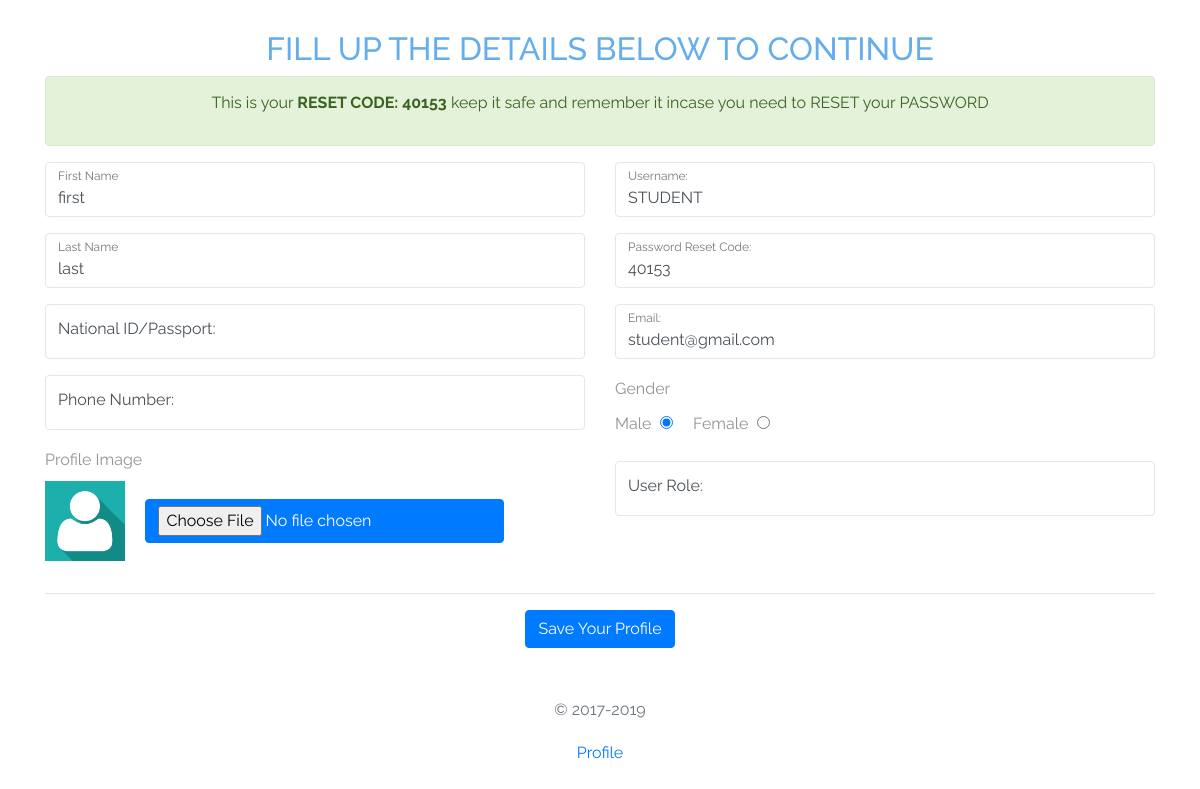
Screenshot of /update.registration.php?user_name=STUDENT with the database file from the repository.
### tables this page shows
CREATE TABLE `users` (
  `user_id` int(11) NOT NULL,
  `username` varchar(200) NOT NULL,
  `title` varchar(200) NOT NULL,
  `f_name` varchar(200) NOT NULL,
  `l_name` varchar(200) NOT NULL,
  `id` varchar(200) NOT NULL,
  `work_id` varchar(200) NOT NULL,
  `email` varchar(200) NOT NULL,
  `password` varchar(200) NOT NULL,
  `reset_phrase` varchar(200) NOT NULL,
  `gender` varchar(200) NOT NULL DEFAULT 'Male',
  `phone` varchar(200) NOT NULL,
  `avatar` varchar(200) NOT NULL DEFAULT 'default.jpg',
  `add_date` timestamp NOT NULL DEFAULT CURRENT_TIMESTAMP ON UPDATE CURRENT_TIMESTAMP
);

### update.registration.php (the view, shortened to what this page needs)
<?php include 'controllers/base/header.php'; ?>
<?php
    $user_name = mysqli_real_escape_string($dbconn,$_GET['user_name']);
    $level = mysqli_real_escape_string($dbconn,$_GET['level']);
    $sql = "SELECT * FROM users WHERE username='$user_name'";
    $result = mysqli_query($dbconn,$sql);
    $rws = mysqli_fetch_array($result);
    $resetMessage = "This is your <b>RESET CODE: ".$rws['reset_phrase']."</b> keep it safe and remember it incase you need to RESET your PASSWORD";
?>
    <body>
        <div class="container" style="padding-top:30px;">
            <div class="no-gutter row">
                <div class="col-md-12">
                     <center><h2 style="color:#65aeee;">Fill Up the details below to Continue</h2></center>
              	     <div class="panel panel-default" id="sidebar">
                        <div class="panel-body">
                            <form action="components/update.registration.php?level=<?php echo $_GET['level']; ?>" method="post" enctype="multipart/form-data" id="UploadForm" autocomplete="off">
                                    <div class="alert alert-success">
                                        <p class="text-center"><?php echo $resetMessage; ?></p>
                                    </div>
                                    <div class="row">
                                        <div class="col-md-6">
                                            <div class="form-label-group">
                                                <input type="text" class="form-control" placeholder="First Name" id="user_firstname" name="user_firstname" value="<?php echo $rws['f_name'];?>" required>
                                                <label for="user_firstname"> First Name</label>
                                            </div>
                                            <div class="form-label-group">
                                                <input type="text" class="form-control" placeholder="Last Name" id="user_lastname" name="user_lastname" value="<?php echo $rws['l_name'];?>" required>
                                                <label for="user_lastname"> Last Name</label>
                                            </div>
                                            <div class="form-label-group">
                                                <input type="text" class="form-control" placeholder="Enter ID Number" id="user_id_no" name="user_id_no" value="<?php if($_GET['ty'] == 'ed1t'){echo $rws['id'];} ?>" required>
                                                <label for="user_id_no"> National ID/Passport:</label>
                                            </div>
                                            <div class="form-label-group">
                                                <input type="text" class="form-control" placeholder="Enter Phone Number" id="user_phone" name="user_phone" value="<?php if($_GET['ty'] == 'ed1t'){echo $rws['phone'];} ?>" required>
                                                <label for="user_phone"> Phone Number:</label>
                                            </div>
                                            <div class="form-group float-label-control">
                                                <label for="">Profile Image</label><br>
                                                <img src="userfiles/avatars/<?php echo $rws['avatar']; ?>" width="80" height="80" alt="PROFILE_IMG" />&nbsp;&nbsp;&nbsp;&nbsp;
                                                <input name="ImageFile"  class="btn btn-primary ladda-button" data-style="zoom-in"  type="file"/>
                                            </div>
                                        </div>
                                        <div class="col-md-6">
                                            <div class="form-label-group">
                                                <input type="text" class="form-control" placeholder="Username" id="user_name" name="user_name" value="<?php echo $rws['username'];?>" readonly>
                                                <label for="user_name"> Username:</label>
                                            </div>
                                            <div class="form-label-group">
                                                <input type="text" class="form-control" placeholder=" Password Reset Code" id="user_password" name="user_password" value="<?php echo $rws['reset_phrase'];?>" readonly>
                                                <label for="user_password"> Password Reset Code:</label>
                                            </div>
                                            <div class="form-label-group">
                                                <input type="email" class="form-control" placeholder="Email" id="user_email" name="user_email" value="<?php echo $rws['email'];?>" readonly>
                                                <label for="user_email"> Email:</label>
                                            </div>
                                            <div class="form-group float-label-control">
                                                <label for="">Gender</label><br>
                                                <label for="">Male</label>&nbsp;
                                                <input type="radio" name="gender" id="gender" <?php if($rws['gender'] == 'Male'){echo "checked";} ?> value="Male"  />
                                                <label for="">Female</label>&nbsp;
                                                <input type="radio" name="gender" id="gender" <?php if($rws['gender'] == 'Female'){echo "checked";} ?> value="Female" />
                                            </div>
                                            <div class="form-label-group">
                                                <input type="text" class="form-control" placeholder="User Role" id="user_level" name="user_level" value="<?php echo $level;?>" readonly>
                                                <label for="user_level"> User Role:</label>
                                            </div>
                                        </div>
                                    </div>
                                    <hr>
                                    <div class="submit">
                                        <center>
                                            <button class="btn btn-primary ladda-button" data-style="zoom-in" type="submit"  id="SubmitButton" value="Upload" />Save Your Profile</button>
                                            <p class="mt-5 mb-3 text-muted text-center">&copy; 2017-2019</p>
                                            <p class="mt-2 mb-3 text-muted text-center"><a href="profile.php?user_name=<?php echo $_SESSION['username']; ?>&level=<?php echo $_GET['level']; ?>">Profile</a></p>
                                        </center>
                                    </div>
                                </form>
                        </div>
                    </div>
                </div>
            </div>
        </div>
    </body>
</html>

### assets/css/style.css (style rules this page uses)
.font-gray-7, body { color: #939393; }
html { overflow-x: hidden; }
body { line-height: 1.7; font-weight: 400; font-size: 1rem; }
body:before { position: absolute; content: ""; left: 0; right: 0; bottom: 0; top: 0; background: rgba(0, 0, 0, 0.3); -webkit-transition: .3s all ease; -o-transition: .3s all ease; transition: .3s all ease; opacity: 0; visibility: hidden; z-index: 399; }
a { -webkit-transition: .3s all ease; -o-transition: .3s all ease; transition: .3s all ease; }
h1, h2, h3, h4, h5, .h1, .h2, .h3, .h4, .h5 { font-family: "Raleway", sans-serif; text-transform: uppercase; }
.form-control { height: 55px; background: #fff !important; font-family: "Raleway", -apple-system, BlinkMacSystemFont, "Segoe UI", Roboto, "Helvetica Neue", Arial, "Noto Sans", sans-serif, "Apple Color Emoji", "Segoe UI Emoji", "Segoe UI Symbol", "Noto Color Emoji"; }
.form-control { border: none; border: 1px solid #e6e6e6; }

### update.registration.php (style rules this page uses)
:root { --input-padding-x: .75rem; --input-padding-y: .75rem; }
.form-label-group { position: relative; margin-bottom: 1rem; }
.form-label-group > input, .form-label-group > label { padding: var(--input-padding-y) var(--input-padding-x); }
.form-label-group > label { position: absolute; top: 0; left: 0; display: block; width: 100%; margin-bottom: 0; line-height: 1.5; color: #495057; border: 1px solid transparent; border-radius: .25rem; transition: all .1s ease-in-out; }
.form-label-group input::placeholder { color: transparent; }
.form-label-group input:not(:placeholder-shown) { padding-top: calc(var(--input-padding-y) + var(--input-padding-y) * (2 / 3)); padding-bottom: calc(var(--input-padding-y) / 3); }
.form-label-group input:not(:placeholder-shown) ~ label { padding-top: calc(var(--input-padding-y) / 3); padding-bottom: calc(var(--input-padding-y) / 3); font-size: 12px; color: #777; }

### rows the page displays
users: reset_phrase "40153", user_firstname "first", user_lastname "last", avatar (placeholder picture), user_name "STUDENT", user_password "40153", user_email "student@gmail.com", gender "☑"
